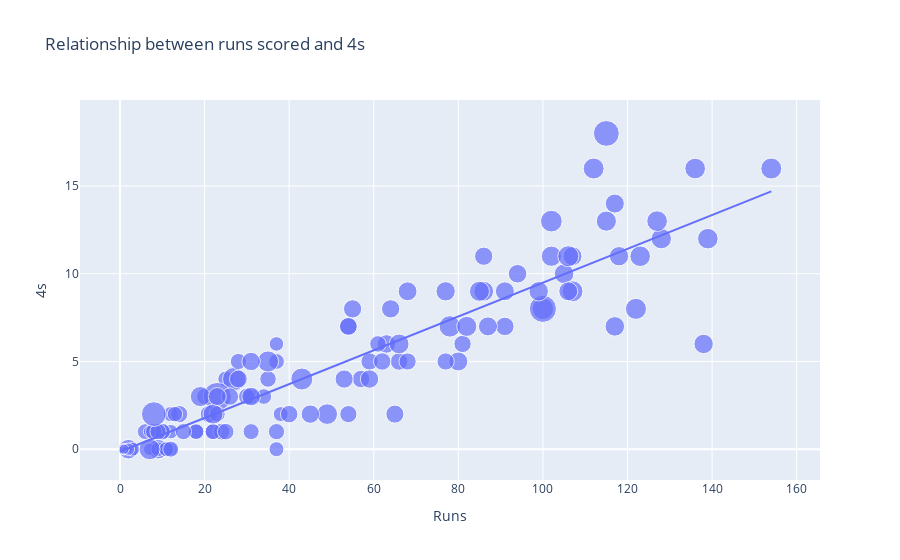

Source (notebook cell):
### Code cell
figure = px.scatter(data, x = "Runs", y = "4s", size = "SR", trendline ="ols", 
                    title = "Relationship between runs scored and 4s")

figure.show()

### Figure 1 — Plotly figure (JSON) as saved in the notebook; plotly's stock layout.template omitted (floating-point values rounded to 4 significant figures; data arrays with more than 128 entries replaced by an {"elided": "..."} marker saying what was removed)
{"data": [{"hovertemplate": "Runs=%{x}<br>4s=%{y}<br>SR=%{marker.size}<extra></extra>", "legendgroup": "", "marker": {"color": "#636efa", "size": {"elided": "132 float values"}, "sizemode": "area", "sizeref": 0.5227, "symbol": "circle"}, "mode": "markers", "name": "", "orientation": "v", "showlegend": false, "type": "scatter", "x": {"elided": "132 int values"}, "xaxis": "x", "y": {"elided": "132 int values"}, "yaxis": "y"}, {"hovertemplate": "<b>OLS trendline</b><br>4s = 0.0963897 * Runs + -0.144499<br>R<sup>2</sup>=0.844788<br><br>Runs=%{x}<br>4s=%{y} <b>(trend)</b><extra></extra>", "legendgroup": "", "marker": {"color": "#636efa", "symbol": "circle"}, "mode": "lines", "name": "", "showlegend": false, "type": "scatter", "x": {"elided": "132 int values"}, "xaxis": "x", "y": {"elided": "132 float values"}, "yaxis": "y"}], "layout": {"legend": {"itemsizing": "constant", "tracegroupgap": 0}, "title": {"text": "Relationship between runs scored and 4s"}, "xaxis": {"anchor": "y", "domain": [0, 1], "title": {"text": "Runs"}}, "yaxis": {"anchor": "x", "domain": [0, 1], "title": {"text": "4s"}}}}
